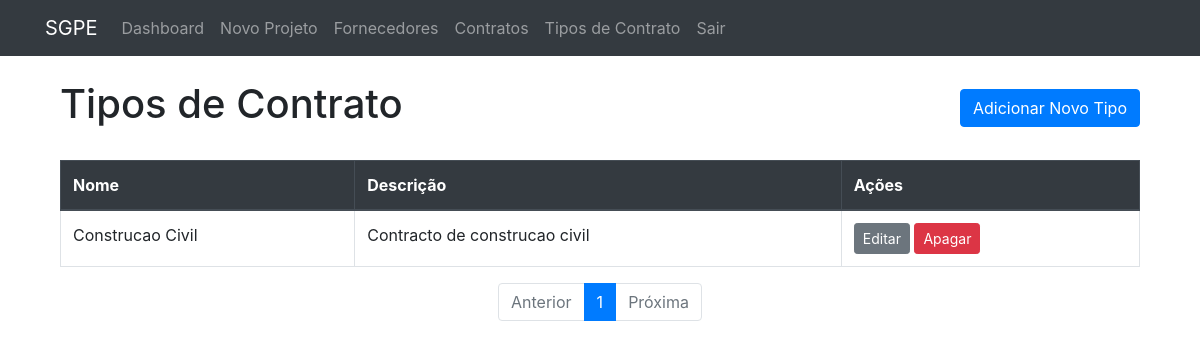
Page /contract_types (signed in) on the committed database.
### sgpe/models.py (models this page shows, shortened)
class ContractType(db.Model):
    id = db.Column(db.Integer, primary_key=True)
    name = db.Column(db.String(100), unique=True, nullable=False)
    description = db.Column(db.Text, nullable=True)
    contracts = db.relationship('Contract', backref='contract_type_info', lazy=True)

### sgpe/main/routes.py (the view)
@main.route('/contract_types')
@login_required
def contract_types():
    page = request.args.get('page', 1, type=int)
    contract_types = ContractType.query.order_by(ContractType.name).paginate(page=page, per_page=10)
    return render_template('contract_types.html', title='Tipos de Contrato', contract_types=contract_types)

### sgpe/__init__.py (called while the page is built)
def create_app(config_name):
    app = Flask(__name__, template_folder='../templates', static_folder='../static')
    app.config.from_object(config[config_name])
    config[config_name].init_app(app)
    db.init_app(app)
    bcrypt.init_app(app)
    login_manager.init_app(app)
    from sgpe.models import User
    @login_manager.user_loader
    def load_user(user_id):
        return User.query.get(int(user_id))
    from sgpe.main.routes import main
    app.register_blueprint(main)
    return app

### templates/contract_types.html (shortened to what this page needs)
{% extends "layout.html" %}
{% block content %}
    <div class="container">
        <div class="d-flex justify-content-between align-items-center mb-4">
            <h1>Tipos de Contrato</h1>
            <a href="{{ url_for('main.new_contract_type') }}" class="btn btn-primary">Adicionar Novo Tipo</a>
        </div>
        <div class="table-responsive">
            <table class="table table-hover table-bordered">
                <thead class="thead-dark">
                    <tr>
                        <th scope="col">Nome</th>
                        <th scope="col">Descrição</th>
                        <th scope="col">Ações</th>
                    </tr>
                </thead>
                <tbody>
                    {% for ctype in contract_types.items %}
                        <tr>
                            <td>{{ ctype.name }}</td>
                            <td>{{ ctype.description or '' }}</td>
                            <td>
                                <a href="{{ url_for('main.update_contract_type', type_id=ctype.id) }}" class="btn btn-sm btn-secondary">Editar</a>
                                <button type="button" class="btn btn-danger btn-sm" data-bs-toggle="modal" data-bs-target="#deleteModal{{ ctype.id }}">
                                    Apagar
                                </button>
                            </td>
                        </tr>
                    {% else %}
                        <tr>
                            <td colspan="3" class="text-center">Nenhum tipo de contrato encontrado.</td>
                        </tr>
                    {% endfor %}
                </tbody>
            </table>
        </div>
        <nav aria-label="Paginação de Tipos de Contrato">
            <ul class="pagination justify-content-center">
                {% if contract_types.has_prev %}
                    <li class="page-item"><a class="page-link" href="{{ url_for('main.contract_types', page=contract_types.prev_num) }}">Anterior</a></li>
                {% else %}
                    <li class="page-item disabled"><span class="page-link">Anterior</span></li>
                {% endif %}
                {% for page_num in contract_types.iter_pages(left_edge=1, right_edge=1, left_current=1, right_current=2) %}
                    {% if page_num %}
                        {% if contract_types.page == page_num %}
                            <li class="page-item active"><span class="page-link">{{ page_num }}</span></li>
                        {% else %}
                            <li class="page-item"><a class="page-link" href="{{ url_for('main.contract_types', page=page_num) }}">{{ page_num }}</a></li>
                        {% endif %}
                    {% else %}
                        <li class="page-item disabled"><span class="page-link">...</span></li>
                    {% endif %}
                {% endfor %}
                {% if contract_types.has_next %}
                    <li class="page-item"><a class="page-link" href="{{ url_for('main.contract_types', page=contract_types.next_num) }}">Próxima</a></li>
                {% else %}
                    <li class="page-item disabled"><span class="page-link">Próxima</span></li>
                {% endif %}
            </ul>
        </nav>
    </div>
{% endblock content %}

### rows in the picture
ContractType: name "Construcao Civil", description "Contracto de construcao civil"

### other values in the picture
{{ page_num }} "1"
